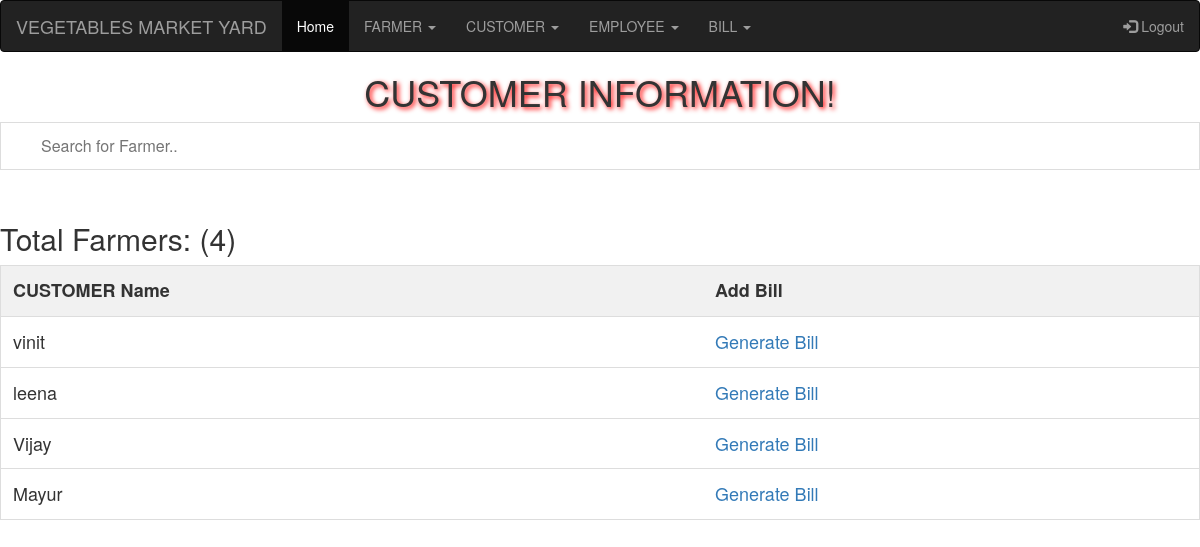
The page /showcbill.php (signed in) on the database its author committed.
### tables this page shows
CREATE TABLE IF NOT EXISTS `customer` (
`cno` int(20) NOT NULL,
  `cname` varchar(20) NOT NULL,
  `cadd` varchar(20) NOT NULL,
  `mno` varchar(20) NOT NULL
);

### showcbill.php (the view, shortened to what this page needs)
?><!DOCTYPE html PUBLIC "-//W3C//DTD XHTML 1.0 Transitional//EN" "http://www.w3.org/TR/xhtml1/DTD/xhtml1-transitional.dtd">
<html xmlns="http://www.w3.org/1999/xhtml">
<head>
</head>
<?php
 include("navbar.php");
?>
<body>
<h1>CUSTOMER INFORMATION!</h1>
<input type="text" id="myInput" onkeyup="myFunction()" placeholder="Search for Farmer.." title="Type in a name">
<p><span style="color:RED; padding:5px; margin:5px"><h2>Total Farmers:
<?php
 include("includes/connect.php");
$result3 = mysqli_query($con,"select cno,cname from customer ");
$numrows = mysqli_num_rows($result3);
echo "(" .$numrows. ")" ;
?></h2>
</span></p>
<table id="myTable">
<tr class="header">
<th>CUSTOMER Name</th>
<th>Add Bill</th>
</tr>
<?php
include("includes/connect.php");
	$result5 = mysqli_query($con,"select cno,cname from customer ");
while($row = mysqli_fetch_array($result5))
		{
		$cno = $row['cno'];
		  $cname = $row['cname'];
?>
<tr align="center">
    <td><?php echo $cname;?></td>
<td><a href="bill_customer.php?del_farm=<?php echo $cno; ?>">Generate Bill</a></td>
</tr>
<?php } ?>
</table>
</body>
</html>

### showcbill.php (style rules this page uses)
* { box-sizing: border-box; }
#myInput { background-image: url('/css/searchicon.png'); background-position: 10px 10px; background-repeat: no-repeat; width: 100%; font-size: 16px; padding: 12px 20px 12px 40px; border: 1px solid #ddd; margin-bottom: 12px; }
#myTable { border-collapse: collapse; width: 100%; border: 1px solid #ddd; font-size: 18px; }
#myTable th, #myTable td { text-align: left; padding: 12px; }
#myTable tr { border-bottom: 1px solid #ddd; }
#myTable tr.header, #myTable tr:hover { background-color: #f1f1f1; }
h1 { text-shadow: 2px 2px 5px red; text-align:center; }

### rows shown on the page
customer: cname "vinit"
customer: cname "leena"
customer: cname "Vijay"
customer: cname "Mayur"

### other values the page prints
$numrows "4"
